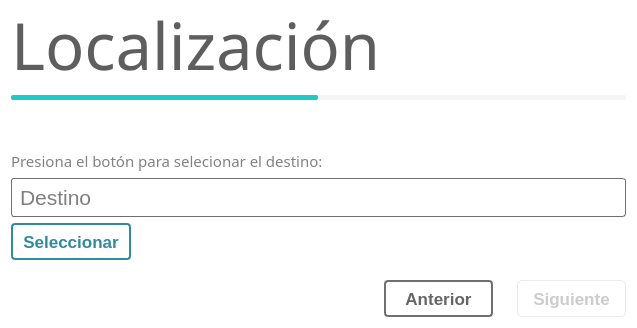
<?xml version="1.0" encoding="UTF-8"?>
<ui version="4.0">
 <class>Ui_Localizacin</class>
 <widget class="QWidget" name="Ui_Localizacin">
  <property name="geometry">
   <rect>
    <x>0</x>
    <y>0</y>
    <width>637</width>
    <height>328</height>
   </rect>
  </property>
  <property name="windowTitle">
   <string>Music Download - Localización</string>
  </property>
  <property name="styleSheet">
   <string notr="true">background-color: rgb(255, 255, 255);</string>
  </property>
  <layout class="QVBoxLayout" name="verticalLayout_2">
   <property name="topMargin">
    <number>0</number>
   </property>
   <item>
    <layout class="QVBoxLayout" name="layout_titulo">
     <property name="spacing">
      <number>5</number>
     </property>
     <item>
      <widget class="QLabel" name="titulo">
       <property name="font">
        <font>
         <family>Nirmala UI Semilight</family>
         <pointsize>49</pointsize>
         <weight>50</weight>
         <bold>false</bold>
        </font>
       </property>
       <property name="styleSheet">
        <string notr="true">color: rgb(94, 94, 94);</string>
       </property>
       <property name="text">
        <string>Localización</string>
       </property>
      </widget>
     </item>
     <item>
      <widget class="QProgressBar" name="proceso">
       <property name="minimumSize">
        <size>
         <width>0</width>
         <height>5</height>
        </size>
       </property>
       <property name="maximumSize">
        <size>
         <width>10000000</width>
         <height>5</height>
        </size>
       </property>
       <property name="styleSheet">
        <string notr="true">#proceso{
	border-radius:2px;
	background-color: rgb(245, 245, 245);
}
#proceso:chunk{
	border-radius:2px;
	background-color: rgb(29, 202, 197)
}</string>
       </property>
       <property name="value">
        <number>50</number>
       </property>
       <property name="alignment">
        <set>Qt::AlignCenter</set>
       </property>
       <property name="textVisible">
        <bool>false</bool>
       </property>
      </widget>
     </item>
    </layout>
   </item>
   <item>
    <spacer name="verticalSpacer_2">
     <property name="orientation">
      <enum>Qt::Vertical</enum>
     </property>
     <property name="sizeType">
      <enum>QSizePolicy::MinimumExpanding</enum>
     </property>
     <property name="sizeHint" stdset="0">
      <size>
       <width>96</width>
       <height>23</height>
      </size>
     </property>
    </spacer>
   </item>
   <item>
    <layout class="QVBoxLayout" name="layout_destino">
     <item>
      <widget class="QLabel" name="label_2">
       <property name="font">
        <font>
         <family>Nirmala UI Semilight</family>
         <pointsize>11</pointsize>
        </font>
       </property>
       <property name="styleSheet">
        <string notr="true">color: rgb(130, 130, 130);</string>
       </property>
       <property name="text">
        <string>Presiona el botón para selecionar el destino:</string>
       </property>
       <property name="buddy">
        <cstring>lineEdit</cstring>
       </property>
      </widget>
     </item>
     <item>
      <widget class="QLineEdit" name="lineEdit">
       <property name="minimumSize">
        <size>
         <width>0</width>
         <height>39</height>
        </size>
       </property>
       <property name="font">
        <font>
         <family>Arial</family>
         <pointsize>16</pointsize>
        </font>
       </property>
       <property name="styleSheet">
        <string notr="true">border-radius: 3px;
border: 1px solid rgb(112, 112, 112);
padding-left: 6px;</string>
       </property>
       <property name="readOnly">
        <bool>true</bool>
       </property>
       <property name="placeholderText">
        <string>Destino</string>
       </property>
      </widget>
     </item>
     <item>
      <layout class="QHBoxLayout" name="layout_destino_boton">
       <item>
        <widget class="QPushButton" name="seleccionar">
         <property name="minimumSize">
          <size>
           <width>120</width>
           <height>37</height>
          </size>
         </property>
         <property name="font">
          <font>
           <family>Nirmala UI</family>
           <pointsize>13</pointsize>
           <weight>75</weight>
           <bold>true</bold>
          </font>
         </property>
         <property name="styleSheet">
          <string notr="true">#seleccionar {
	border: 2px solid rgb(49, 138, 158);
	border-radius: 4px;
	color: rgb(49, 138, 158);
}
#seleccionar:hover{
	border: 2px solid  rgb(49, 138, 158);
	background-color:rgb(49, 138, 158);
	border-radius: 4px;
	color: rgb(255, 255, 255)
}</string>
         </property>
         <property name="text">
          <string>Seleccionar</string>
         </property>
        </widget>
       </item>
       <item>
        <spacer name="horizontalSpacer_3">
         <property name="orientation">
          <enum>Qt::Horizontal</enum>
         </property>
         <property name="sizeHint" stdset="0">
          <size>
           <width>40</width>
           <height>20</height>
          </size>
         </property>
        </spacer>
       </item>
      </layout>
     </item>
    </layout>
   </item>
   <item>
    <spacer name="verticalSpacer">
     <property name="orientation">
      <enum>Qt::Vertical</enum>
     </property>
     <property name="sizeType">
      <enum>QSizePolicy::Preferred</enum>
     </property>
     <property name="sizeHint" stdset="0">
      <size>
       <width>20</width>
       <height>14</height>
      </size>
     </property>
    </spacer>
   </item>
   <item>
    <layout class="QHBoxLayout" name="layout_botones">
     <item>
      <spacer name="horizontalSpacer">
       <property name="orientation">
        <enum>Qt::Horizontal</enum>
       </property>
       <property name="sizeHint" stdset="0">
        <size>
         <width>0</width>
         <height>37</height>
        </size>
       </property>
      </spacer>
     </item>
     <item>
      <widget class="QPushButton" name="boton_anterior">
       <property name="minimumSize">
        <size>
         <width>109</width>
         <height>37</height>
        </size>
       </property>
       <property name="font">
        <font>
         <family>Nirmala UI</family>
         <pointsize>13</pointsize>
         <weight>75</weight>
         <bold>true</bold>
        </font>
       </property>
       <property name="styleSheet">
        <string notr="true">#boton_anterior {
	border: 2px solid  rgb(112, 112, 112);
	border-radius: 4px;
	color: rgb(102, 102, 102)
}
#boton_anterior:hover{
	border: 2px solid  rgb(112, 112, 112);
	background-color: rgb(112, 112, 112);
	border-radius: 4px;
	color: rgb(255, 255, 255)
}</string>
       </property>
       <property name="text">
        <string>Anterior</string>
       </property>
      </widget>
     </item>
     <item>
      <spacer name="horizontalSpacer_2">
       <property name="orientation">
        <enum>Qt::Horizontal</enum>
       </property>
       <property name="sizeType">
        <enum>QSizePolicy::Preferred</enum>
       </property>
       <property name="sizeHint" stdset="0">
        <size>
         <width>18</width>
         <height>20</height>
        </size>
       </property>
      </spacer>
     </item>
     <item>
      <widget class="QPushButton" name="siguiente">
       <property name="enabled">
        <bool>false</bool>
       </property>
       <property name="minimumSize">
        <size>
         <width>109</width>
         <height>37</height>
        </size>
       </property>
       <property name="font">
        <font>
         <family>Nirmala UI</family>
         <pointsize>13</pointsize>
         <weight>75</weight>
         <bold>true</bold>
        </font>
       </property>
       <property name="styleSheet">
        <string notr="true">#siguiente{
border: 2px solid #00C53B;
border-radius: 5px;
color: #00C53B;
}
#siguiente:hover {
border: 2px solid #00C53B;
border-radius: 5px;
background-color: rgb(0, 197, 59);
color: rgb(255, 255, 255)
}
#siguiente:disabled {
border-left: 1px solid rgb(235, 235, 235);
border-top: 1px solid rgb(235, 235, 235);
border-right: 1px solid rgb(235, 235, 235);
border-bottom:1px solid rgb(235, 235, 235);
border-radius: 5px;
color: rgb(204, 204, 204)
}</string>
       </property>
       <property name="text">
        <string>Siguiente</string>
       </property>
      </widget>
     </item>
    </layout>
   </item>
  </layout>
 </widget>
 <tabstops>
  <tabstop>lineEdit</tabstop>
  <tabstop>seleccionar</tabstop>
  <tabstop>boton_anterior</tabstop>
  <tabstop>siguiente</tabstop>
 </tabstops>
 <resources/>
 <connections/>
</ui>
